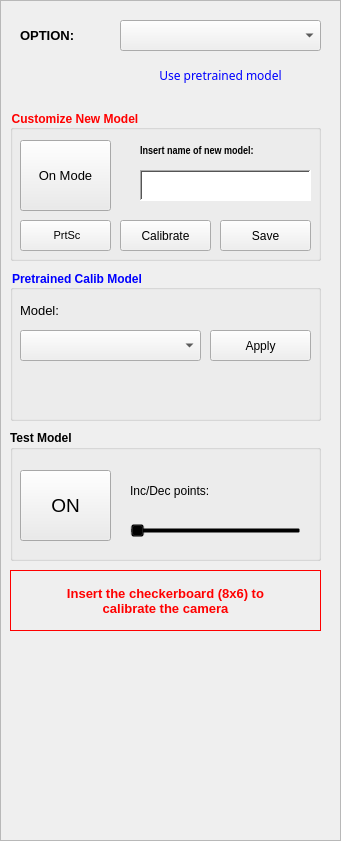
     <widget class="QFrame" name="frame_8">
      <property name="geometry">
       <rect>
        <x>10</x>
        <y>40</y>
        <width>341</width>
        <height>841</height>
       </rect>
      </property>
      <property name="styleSheet">
       <string notr="true"/>
      </property>
      <property name="frameShape">
       <enum>QFrame::StyledPanel</enum>
      </property>
      <property name="frameShadow">
       <enum>QFrame::Plain</enum>
      </property>
      <widget class="QGroupBox" name="groupBox_11">
       <property name="geometry">
        <rect>
         <x>10</x>
         <y>270</y>
         <width>311</width>
         <height>151</height>
        </rect>
       </property>
       <property name="font">
        <font>
         <pointsize>9</pointsize>
         <weight>75</weight>
         <bold>true</bold>
        </font>
       </property>
       <property name="styleSheet">
        <string notr="true">color: rgb(0,0,255);</string>
       </property>
       <property name="title">
        <string>Pretrained Calib Model</string>
       </property>
       <widget class="QComboBox" name="cb_calib_model">
        <property name="geometry">
         <rect>
          <x>10</x>
          <y>60</y>
          <width>181</width>
          <height>31</height>
         </rect>
        </property>
        <property name="font">
         <font>
          <pointsize>9</pointsize>
          <weight>50</weight>
          <bold>false</bold>
         </font>
        </property>
        <property name="styleSheet">
         <string notr="true">color: black;</string>
        </property>
       </widget>
       <widget class="QLabel" name="label_44">
        <property name="geometry">
         <rect>
          <x>10</x>
          <y>30</y>
          <width>55</width>
          <height>21</height>
         </rect>
        </property>
        <property name="font">
         <font>
          <pointsize>10</pointsize>
          <weight>50</weight>
          <bold>false</bold>
         </font>
        </property>
        <property name="styleSheet">
         <string notr="true">background: transparent;color: black;</string>
        </property>
        <property name="text">
         <string>Model:</string>
        </property>
       </widget>
       <widget class="QPushButton" name="btn_apply_calib_model">
        <property name="geometry">
         <rect>
          <x>200</x>
          <y>60</y>
          <width>101</width>
          <height>31</height>
         </rect>
        </property>
        <property name="font">
         <font>
          <weight>50</weight>
          <bold>false</bold>
         </font>
        </property>
        <property name="cursor">
         <cursorShape>PointingHandCursor</cursorShape>
        </property>
        <property name="styleSheet">
         <string notr="true">color :black;</string>
        </property>
        <property name="text">
         <string>Apply</string>
        </property>
       </widget>
       <widget class="QLabel" name="txt_calib_model">
        <property name="geometry">
         <rect>
          <x>10</x>
          <y>110</y>
          <width>291</width>
          <height>31</height>
         </rect>
        </property>
        <property name="font">
         <font>
          <family>Noto Sans</family>
          <pointsize>8</pointsize>
          <weight>50</weight>
          <italic>false</italic>
          <bold>false</bold>
         </font>
        </property>
        <property name="styleSheet">
         <string notr="true">color: black;</string>
        </property>
        <property name="frameShape">
         <enum>QFrame::NoFrame</enum>
        </property>
        <property name="frameShadow">
         <enum>QFrame::Raised</enum>
        </property>
        <property name="text">
         <string/>
        </property>
        <property name="alignment">
         <set>Qt::AlignCenter</set>
        </property>
       </widget>
      </widget>
      <widget class="QGroupBox" name="groupBox_12">
       <property name="geometry">
        <rect>
         <x>10</x>
         <y>430</y>
         <width>311</width>
         <height>131</height>
        </rect>
       </property>
       <property name="font">
        <font>
         <pointsize>9</pointsize>
         <weight>75</weight>
         <bold>true</bold>
        </font>
       </property>
       <property name="title">
        <string>Test Model</string>
       </property>
       <widget class="QPushButton" name="btn_on_cam_test">
        <property name="geometry">
         <rect>
          <x>10</x>
          <y>40</y>
          <width>91</width>
          <height>71</height>
         </rect>
        </property>
        <property name="font">
         <font>
          <pointsize>14</pointsize>
          <weight>50</weight>
          <bold>false</bold>
         </font>
        </property>
        <property name="cursor">
         <cursorShape>PointingHandCursor</cursorShape>
        </property>
        <property name="styleSheet">
         <string notr="true">background: rgb(235,235,235)</string>
        </property>
        <property name="text">
         <string>ON</string>
        </property>
        <property name="autoDefault">
         <bool>true</bool>
        </property>
       </widget>
       <widget class="QSlider" name="slide_points_test">
        <property name="geometry">
         <rect>
          <x>120</x>
          <y>90</y>
          <width>171</width>
          <height>22</height>
         </rect>
        </property>
        <property name="styleSheet">
         <string notr="true">background: transparent;</string>
        </property>
        <property name="minimum">
         <number>5</number>
        </property>
        <property name="maximum">
         <number>15</number>
        </property>
        <property name="orientation">
         <enum>Qt::Horizontal</enum>
        </property>
       </widget>
       <widget class="QLabel" name="label_39">
        <property name="geometry">
         <rect>
          <x>120</x>
          <y>45</y>
          <width>171</width>
          <height>31</height>
         </rect>
        </property>
        <property name="font">
         <font>
          <pointsize>9</pointsize>
          <weight>50</weight>
          <bold>false</bold>
         </font>
        </property>
        <property name="styleSheet">
         <string notr="true">background:transparent</string>
        </property>
        <property name="text">
         <string>Inc/Dec points:</string>
        </property>
       </widget>
      </widget>
      <widget class="QGroupBox" name="groupBox_9">
       <property name="geometry">
        <rect>
         <x>10</x>
         <y>110</y>
         <width>311</width>
         <height>151</height>
        </rect>
       </property>
       <property name="font">
        <font>
         <pointsize>9</pointsize>
         <weight>75</weight>
         <bold>true</bold>
        </font>
       </property>
       <property name="styleSheet">
        <string notr="true">color: rgb(255,0,0);</string>
       </property>
       <property name="title">
        <string>Customize New Model</string>
       </property>
       <widget class="QPushButton" name="btn_calib_mode_cam">
        <property name="geometry">
         <rect>
          <x>10</x>
          <y>30</y>
          <width>91</width>
          <height>71</height>
         </rect>
        </property>
        <property name="font">
         <font>
          <pointsize>10</pointsize>
          <weight>50</weight>
          <bold>false</bold>
         </font>
        </property>
        <property name="cursor">
         <cursorShape>PointingHandCursor</cursorShape>
        </property>
        <property name="styleSheet">
         <string notr="true">background: rgb(235,235,235); color: rgb(0,0,0);</string>
        </property>
        <property name="text">
         <string>On Mode</string>
        </property>
        <property name="autoDefault">
         <bool>true</bool>
        </property>
       </widget>
       <widget class="QPushButton" name="btn_scrshot">
        <property name="geometry">
         <rect>
          <x>10</x>
          <y>110</y>
          <width>91</width>
          <height>31</height>
         </rect>
        </property>
        <property name="font">
         <font>
          <pointsize>8</pointsize>
          <weight>50</weight>
          <bold>false</bold>
         </font>
        </property>
        <property name="cursor">
         <cursorShape>PointingHandCursor</cursorShape>
        </property>
        <property name="styleSheet">
         <string notr="true">color: rgb(0,0,0);</string>
        </property>
        <property name="text">
         <string> PrtSc</string>
        </property>
        <property name="icon">
         <iconset>
          <normaloff>icon_scnshot.png</normaloff>icon_scnshot.png</iconset>
        </property>
       </widget>
       <widget class="QPushButton" name="btn_calib_cam">
        <property name="geometry">
         <rect>
          <x>110</x>
          <y>110</y>
          <width>91</width>
          <height>31</height>
         </rect>
        </property>
        <property name="font">
         <font>
          <weight>50</weight>
          <bold>false</bold>
         </font>
        </property>
        <property name="cursor">
         <cursorShape>PointingHandCursor</cursorShape>
        </property>
        <property name="styleSheet">
         <string notr="true">color: rgb(0,0,0);</string>
        </property>
        <property name="text">
         <string>Calibrate</string>
        </property>
        <property name="icon">
         <iconset>
          <normaloff>icon_calib.png</normaloff>icon_calib.png</iconset>
        </property>
       </widget>
       <widget class="QPushButton" name="btn_save_model">
        <property name="geometry">
         <rect>
          <x>210</x>
          <y>110</y>
          <width>91</width>
          <height>31</height>
         </rect>
        </property>
        <property name="font">
         <font>
          <weight>50</weight>
          <bold>false</bold>
         </font>
        </property>
        <property name="cursor">
         <cursorShape>PointingHandCursor</cursorShape>
        </property>
        <property name="styleSheet">
         <string notr="true">color: rgb(0,0,0);</string>
        </property>
        <property name="text">
         <string>Save</string>
        </property>
        <property name="icon">
         <iconset>
          <normaloff>icon_save.png</normaloff>icon_save.png</iconset>
        </property>
       </widget>
       <widget class="QLabel" name="label_47">
        <property name="geometry">
         <rect>
          <x>130</x>
          <y>30</y>
          <width>171</width>
          <height>21</height>
         </rect>
        </property>
        <property name="font">
         <font>
          <family>Arial Narrow</family>
          <pointsize>8</pointsize>
          <weight>75</weight>
          <italic>false</italic>
          <bold>true</bold>
         </font>
        </property>
        <property name="styleSheet">
         <string notr="true">background: transparent;color: rgb(0,0,0);</string>
        </property>
        <property name="text">
         <string>Insert name of new model:</string>
        </property>
       </widget>
       <widget class="QTextEdit" name="txt_name_calib_model">
        <property name="geometry">
         <rect>
          <x>130</x>
          <y>60</y>
          <width>171</width>
          <height>31</height>
         </rect>
        </property>
        <property name="font">
         <font>
          <weight>50</weight>
          <bold>false</bold>
         </font>
        </property>
        <property name="cursor" stdset="0">
         <cursorShape>IBeamCursor</cursorShape>
        </property>
        <property name="styleSheet">
         <string notr="true">background: #FFFFFF</string>
        </property>
        <property name="frameShape">
         <enum>QFrame::WinPanel</enum>
        </property>
        <property name="frameShadow">
         <enum>QFrame::Sunken</enum>
        </property>
        <property name="verticalScrollBarPolicy">
         <enum>Qt::ScrollBarAlwaysOff</enum>
        </property>
        <property name="horizontalScrollBarPolicy">
         <enum>Qt::ScrollBarAlwaysOff</enum>
        </property>
        <property name="sizeAdjustPolicy">
         <enum>QAbstractScrollArea::AdjustToContents</enum>
        </property>
       </widget>
      </widget>
      <widget class="QLabel" name="label_48">
       <property name="geometry">
        <rect>
         <x>20</x>
         <y>20</y>
         <width>91</width>
         <height>31</height>
        </rect>
       </property>
       <property name="font">
        <font>
         <pointsize>10</pointsize>
         <weight>75</weight>
         <bold>true</bold>
        </font>
       </property>
       <property name="styleSheet">
        <string notr="true">background: transparent;</string>
       </property>
       <property name="text">
        <string>OPTION:</string>
       </property>
      </widget>
      <widget class="QComboBox" name="cb_opt_calib_cam">
       <property name="geometry">
        <rect>
         <x>120</x>
         <y>20</y>
         <width>201</width>
         <height>31</height>
        </rect>
       </property>
       <property name="font">
        <font>
         <pointsize>9</pointsize>
        </font>
       </property>
       <property name="styleSheet">
        <string notr="true"/>
       </property>
      </widget>
      <widget class="QLabel" name="lb_opt_calib_cam">
       <property name="geometry">
        <rect>
         <x>120</x>
         <y>60</y>
         <width>201</width>
         <height>31</height>
        </rect>
       </property>
       <property name="font">
        <font>
         <family>Noto Sans</family>
         <pointsize>9</pointsize>
         <italic>false</italic>
        </font>
       </property>
       <property name="styleSheet">
        <string notr="true">color: rgb(0,0,255);</string>
       </property>
       <property name="frameShape">
        <enum>QFrame::NoFrame</enum>
       </property>
       <property name="frameShadow">
        <enum>QFrame::Raised</enum>
       </property>
       <property name="text">
        <string>Use pretrained model</string>
       </property>
       <property name="alignment">
        <set>Qt::AlignCenter</set>
       </property>
      </widget>
      <widget class="QLabel" name="label_16">
       <property name="geometry">
        <rect>
         <x>10</x>
         <y>570</y>
         <width>311</width>
         <height>61</height>
        </rect>
       </property>
       <property name="font">
        <font>
         <pointsize>10</pointsize>
         <weight>75</weight>
         <italic>false</italic>
         <bold>true</bold>
         <underline>false</underline>
        </font>
       </property>
       <property name="styleSheet">
        <string notr="true">color: rgb(255,0,0);
</string>
       </property>
       <property name="frameShape">
        <enum>QFrame::Box</enum>
       </property>
       <property name="text">
        <string>Insert the checkerboard (8x6) to
calibrate the camera</string>
       </property>
       <property name="textFormat">
        <enum>Qt::AutoText</enum>
       </property>
       <property name="scaledContents">
        <bool>true</bool>
       </property>
       <property name="alignment">
        <set>Qt::AlignCenter</set>
       </property>
       <property name="wordWrap">
        <bool>true</bool>
       </property>
      </widget>
      <widget class="QLabel" name="label_50">
       <property name="geometry">
        <rect>
         <x>20</x>
         <y>640</y>
         <width>291</width>
         <height>191</height>
        </rect>
       </property>
       <property name="text">
        <string/>
       </property>
       <property name="pixmap">
        <pixmap>img_ex_checkerboard.png</pixmap>
       </property>
       <property name="scaledContents">
        <bool>true</bool>
       </property>
      </widget>
     </widget>
